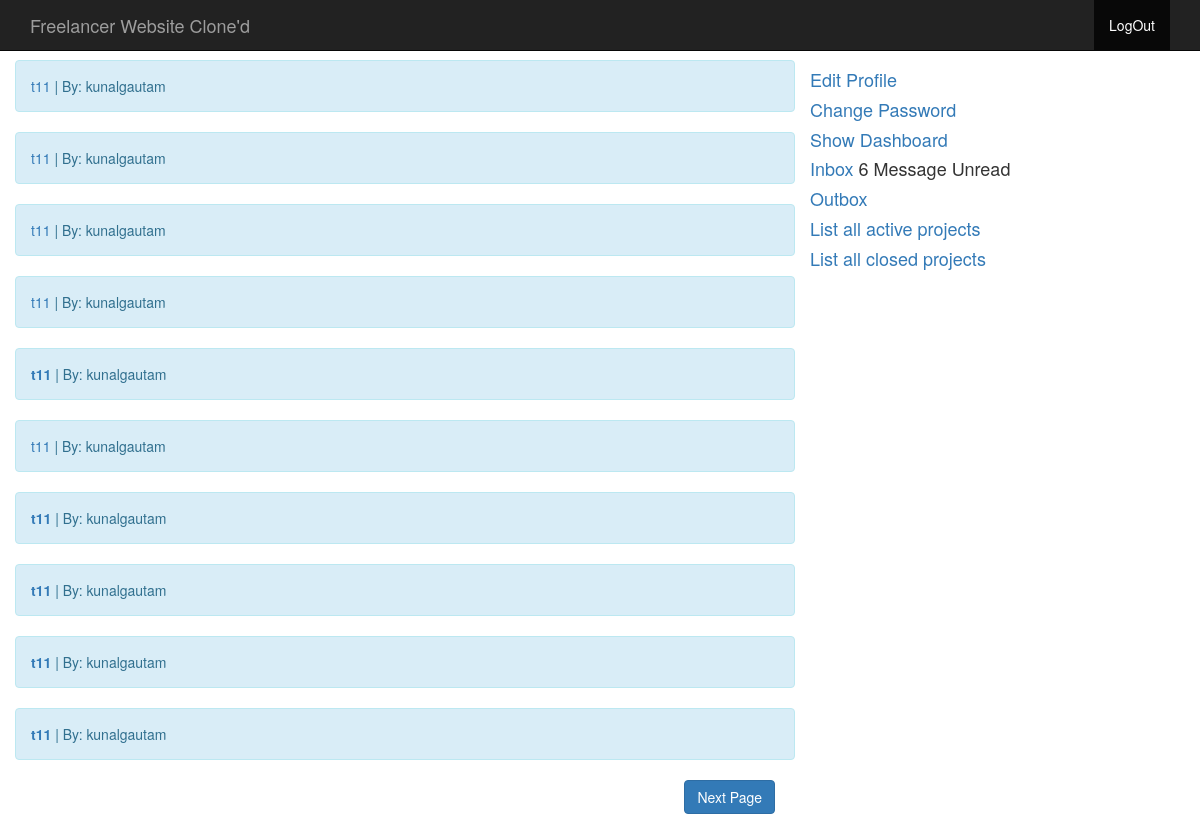
The app's page /dashboard/inbox.php (signed in) with its own data.
### tables this page shows
CREATE TABLE IF NOT EXISTS `message` (
  `id` int(11) NOT NULL AUTO_INCREMENT,
  `msg_from` int(11) NOT NULL,
  `msg_to` int(11) NOT NULL,
  `is_unread` enum('0','1') NOT NULL,
  `subject` text NOT NULL,
  `message` text NOT NULL,
  `time` datetime NOT NULL,
  PRIMARY KEY (`id`)
);

CREATE TABLE IF NOT EXISTS `user` (
  `id` int(11) NOT NULL AUTO_INCREMENT,
  `username` varchar(250) NOT NULL,
  `email` varchar(250) NOT NULL,
  `password` text,
  `hash` text,
  `active` int(11) NOT NULL DEFAULT '0',
  `type` int(11) NOT NULL,
  `full_name` varchar(250) NOT NULL,
  `skills` text NOT NULL,
  `address` text NOT NULL,
  `city` varchar(200) NOT NULL,
  `country` varchar(150) NOT NULL,
  `pincode` varchar(10) NOT NULL,
  PRIMARY KEY (`id`),
  UNIQUE KEY `username` (`username`,`email`)
);

### classes/dashboard-loader.php (called while the page is built, shortened)
<?php
include __DIR__ . '/../config.php';
include_once 'DisplayUserInfo.class.php';
$display_user_info = new DisplayUserInfo();
include_once 'Message.class.php';
$message_class = new Message();
include('db_func.php');
?>

### classes/DisplayUserInfo.class.php (called while the page is built, shortened)
<?php
class DisplayUserInfo {
	private function getUserInfo($id) {
		global $dblink;
		$v = $dblink->prepare("SELECT * FROM user WHERE id=?");
		$v->bind_param("i", $id);
		$v->execute();
		$result = get_result($v);
		return $result;
	}
	public function getUserName($id) {
		$data = $this -> getUserInfo($id);
		foreach ($data as $key) {
			return $key['username'];
		}
	}
	public function getUserId($id) {
		$data = $this -> getUserInfo($id);
		foreach ($data as $key) {
			return $key['id'];
		}
	}
	public function getUserDetailFromSession($emailid) {
		global $dblink;
		$query = "SELECT * FROM user WHERE username='$emailid' OR email='$emailid'";
		$result = $dblink->query($query);
		foreach ($result as $keyvalue){
			return $keyvalue;
		}
	}
}
?>

### classes/Message.class.php (called while the page is built, shortened)
<?php
class Message {
	public function listInboxMessage($userid, $from, $to){
		global $dblink;
		$v = $dblink->prepare("SELECT * FROM message WHERE msg_to=? ORDER BY time DESC LIMIT ?,?");
		$v->bind_param("iii", $userid, $from, $to);
		$v->execute();
		$data = get_result($v);
		return $data;
	}
	public function listInboxMessageFull($userid){
		global $dblink;
		$v = $dblink->prepare("SELECT * FROM message WHERE msg_to=? ORDER BY time DESC");
		$v->bind_param("i", $userid);
		$v->execute();
		$v->store_result();
		$data = $v->num_rows;
		return $data;
	}
}
?>

### classes/db_func.php (called while the page is built)
<?php
function get_result( $Statement ) {
    $RESULT = array();
    $Statement->store_result();
    for ( $i = 0; $i < $Statement->num_rows; $i++ ) {
        $Metadata = $Statement->result_metadata();
        $PARAMS = array();
        while ( $Field = $Metadata->fetch_field() ) {
            $PARAMS[] = &$RESULT[ $i ][ $Field->name ];
        }
        call_user_func_array( array( $Statement, 'bind_result' ), $PARAMS );
        $Statement->fetch();
    }
    return $RESULT;
}
?>

### dashboard/inbox.php (the view, shortened to what this page needs)
<?php
include 'header.php';
?>
<div class="container">
	<div class="row">
		<div class="col-md-8">
			<?php
			$userid = $display_user_info->getUserDetailFromSession($_SESSION['username']);
			$userid = $display_user_info->getUserId($userid['id']);
			$num_rec_per_page=10;
if (isset($_GET["page"])) { $page  = $_GET["page"]; } else { $page=1; };
$start_from = ($page-1) * $num_rec_per_page;
$result = $message_class->listInboxMessageFull($userid);
$total_records = $result;
$total_pages = ceil($total_records / $num_rec_per_page);
			$list = $message_class->listInboxMessage($userid, $start_from, $num_rec_per_page);
			if (sizeof($list)=="0"){
				echo "No Message";
			}
			else {
				foreach($list as $row){
			?>
			<div class="row alert alert-info">
				<?php
				if ($row['is_unread']=="0"){
					echo "<b>";
				}
				?>
				<a href="view-message.php?id=<?php echo $row['id']; ?>"><?php echo $row['subject']; ?></a><?php
				if ($row['is_unread']=="0"){
					echo "</b>";
				}
				?> | By: <?php
				$username = $display_user_info->getUserName($row['msg_from']);
				echo $username; ?>
			</div>
		<?php
				}
			}
		?>
		</div>
		<?php include 'sidebar.php'; ?>
	</div>
	<div class="col-md-8">
		<?php
if($page < $total_pages){
$nextpage = $page+1;
echo "<a href='inbox.php?page=$nextpage' class=\"btn btn-primary pull-right\">".'Next Page'."</a> ";
}
?>
	</div>
	<div class="col-md-4"></div>
	<div class="col-md-12">&nbsp;</div>
</div>
<?php
include 'footer.php';
?>

### css/style.css (style rules this page uses)
body { padding-top: 60px; }

### records on screen
message: subject "t11", msg_from.username "kunalgautam"
message: subject "t11", username "kunalgautam"
message: subject "t11", username "kunalgautam"
message: subject "t11", username "kunalgautam"
message: subject "t11", username "kunalgautam"
message: subject "t11", username "kunalgautam"
message: subject "t11", username "kunalgautam"
message: subject "t11", username "kunalgautam"
message: subject "t11", username "kunalgautam"
message: subject "t11", username "kunalgautam"

### other values on screen
$websiteConfig->getConfigValue('title') "Freelancer Website Clone'd"
$message_class->countUnreadmessage($userid) "6"
